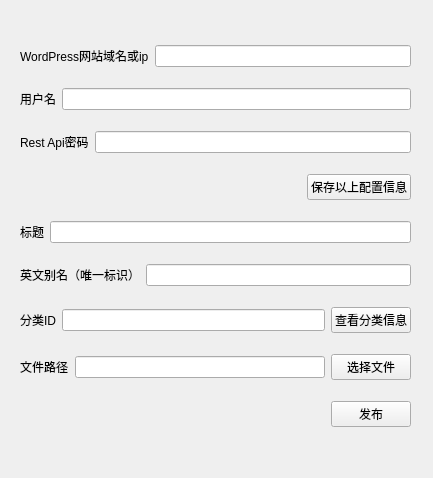
<?xml version="1.0" encoding="UTF-8"?>
<ui version="4.0">
 <class>Form</class>
 <widget class="QWidget" name="Form">
  <property name="geometry">
   <rect>
    <x>0</x>
    <y>0</y>
    <width>433</width>
    <height>478</height>
   </rect>
  </property>
  <property name="windowTitle">
   <string>Form</string>
  </property>
  <widget class="QWidget" name="layoutWidget">
   <property name="geometry">
    <rect>
     <x>20</x>
     <y>30</y>
     <width>391</width>
     <height>421</height>
    </rect>
   </property>
   <layout class="QVBoxLayout" name="globalLayout">
    <item>
     <layout class="QHBoxLayout" name="horizontalLayout_8">
      <item>
       <widget class="QLabel" name="label_4">
        <property name="text">
         <string>WordPress网站域名或ip</string>
        </property>
       </widget>
      </item>
      <item>
       <widget class="QLineEdit" name="host"/>
      </item>
     </layout>
    </item>
    <item>
     <layout class="QHBoxLayout" name="horizontalLayout_10">
      <item>
       <widget class="QLabel" name="label_5">
        <property name="text">
         <string>用户名</string>
        </property>
       </widget>
      </item>
      <item>
       <widget class="QLineEdit" name="user"/>
      </item>
     </layout>
    </item>
    <item>
     <layout class="QHBoxLayout" name="horizontalLayout_11">
      <item>
       <widget class="QLabel" name="label_6">
        <property name="text">
         <string>Rest Api密码</string>
        </property>
       </widget>
      </item>
      <item>
       <widget class="QLineEdit" name="password"/>
      </item>
     </layout>
    </item>
    <item>
     <layout class="QHBoxLayout" name="horizontalLayout_9">
      <item>
       <spacer name="horizontalSpacer">
        <property name="orientation">
         <enum>Qt::Horizontal</enum>
        </property>
        <property name="sizeHint" stdset="0">
         <size>
          <width>40</width>
          <height>20</height>
         </size>
        </property>
       </spacer>
      </item>
      <item>
       <widget class="QPushButton" name="saveConfiguration">
        <property name="text">
         <string>保存以上配置信息</string>
        </property>
       </widget>
      </item>
     </layout>
    </item>
    <item>
     <layout class="QHBoxLayout" name="horizontalLayout">
      <item>
       <widget class="QLabel" name="label">
        <property name="text">
         <string>标题</string>
        </property>
       </widget>
      </item>
      <item>
       <widget class="QLineEdit" name="title"/>
      </item>
     </layout>
    </item>
    <item>
     <layout class="QHBoxLayout" name="horizontalLayout_2">
      <item>
       <widget class="QLabel" name="label_7">
        <property name="text">
         <string>英文别名（唯一标识）</string>
        </property>
       </widget>
      </item>
      <item>
       <widget class="QLineEdit" name="slug"/>
      </item>
     </layout>
    </item>
    <item>
     <layout class="QHBoxLayout" name="horizontalLayout_3">
      <item>
       <widget class="QLabel" name="label_3">
        <property name="text">
         <string>分类ID</string>
        </property>
       </widget>
      </item>
      <item>
       <widget class="QLineEdit" name="categories"/>
      </item>
      <item>
       <widget class="QPushButton" name="showCatalog">
        <property name="text">
         <string>查看分类信息</string>
        </property>
       </widget>
      </item>
     </layout>
    </item>
    <item>
     <layout class="QHBoxLayout" name="horizontalLayout_4">
      <item>
       <widget class="QLabel" name="label_2">
        <property name="text">
         <string>文件路径</string>
        </property>
       </widget>
      </item>
      <item>
       <widget class="QLineEdit" name="filename"/>
      </item>
      <item>
       <widget class="QPushButton" name="selectFile">
        <property name="text">
         <string>选择文件</string>
        </property>
       </widget>
      </item>
     </layout>
    </item>
    <item>
     <layout class="QHBoxLayout" name="horizontalLayout_12">
      <item>
       <spacer name="horizontalSpacer_2">
        <property name="orientation">
         <enum>Qt::Horizontal</enum>
        </property>
        <property name="sizeHint" stdset="0">
         <size>
          <width>40</width>
          <height>20</height>
         </size>
        </property>
       </spacer>
      </item>
      <item>
       <widget class="QPushButton" name="post">
        <property name="text">
         <string>发布</string>
        </property>
       </widget>
      </item>
     </layout>
    </item>
   </layout>
  </widget>
 </widget>
 <resources/>
 <connections/>
</ui>
